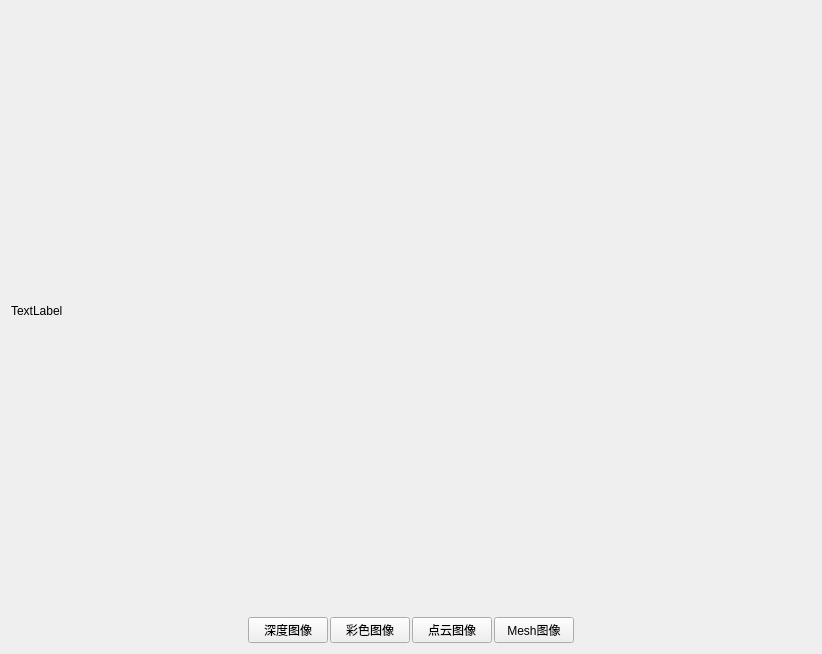
<?xml version="1.0" encoding="UTF-8"?>
<ui version="4.0">
 <class>WidgetClass</class>
 <widget class="QWidget" name="WidgetClass">
  <property name="geometry">
   <rect>
    <x>0</x>
    <y>0</y>
    <width>820</width>
    <height>649</height>
   </rect>
  </property>
  <property name="windowTitle">
   <string>Widget</string>
  </property>
  <layout class="QVBoxLayout" name="verticalLayout">
   <item>
    <widget class="QLabel" name="label">
     <property name="minimumSize">
      <size>
       <width>800</width>
       <height>600</height>
      </size>
     </property>
     <property name="text">
      <string>TextLabel</string>
     </property>
    </widget>
   </item>
   <item>
    <layout class="QHBoxLayout" name="horizontalLayout">
     <property name="spacing">
      <number>2</number>
     </property>
     <item>
      <spacer name="horizontalSpacer_2">
       <property name="orientation">
        <enum>Qt::Horizontal</enum>
       </property>
       <property name="sizeHint" stdset="0">
        <size>
         <width>40</width>
         <height>20</height>
        </size>
       </property>
      </spacer>
     </item>
     <item>
      <widget class="QPushButton" name="pushButton">
       <property name="text">
        <string>深度图像</string>
       </property>
      </widget>
     </item>
     <item>
      <widget class="QPushButton" name="pushButton_2">
       <property name="text">
        <string>彩色图像</string>
       </property>
      </widget>
     </item>
     <item>
      <widget class="QPushButton" name="pushButton_3">
       <property name="text">
        <string>点云图像</string>
       </property>
      </widget>
     </item>
     <item>
      <widget class="QPushButton" name="pushButton_4">
       <property name="text">
        <string>Mesh图像</string>
       </property>
      </widget>
     </item>
     <item>
      <spacer name="horizontalSpacer">
       <property name="orientation">
        <enum>Qt::Horizontal</enum>
       </property>
       <property name="sizeHint" stdset="0">
        <size>
         <width>40</width>
         <height>20</height>
        </size>
       </property>
      </spacer>
     </item>
    </layout>
   </item>
  </layout>
 </widget>
 <layoutdefault spacing="6" margin="11"/>
 <resources>
  <include location="widget.qrc"/>
 </resources>
 <connections/>
</ui>
